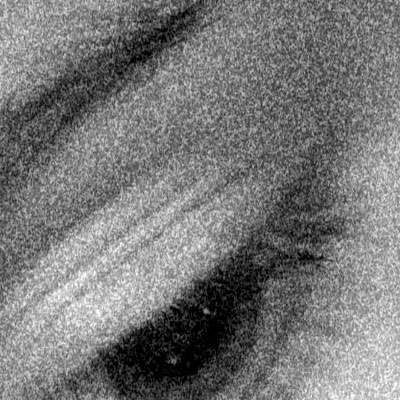
#> input picture Módulo 2/Libs/OpenCV/dados/ruido.jpg, 400 x 400 px
$ python 'ex2 Love.py'
#> lines starting #> are read from the running program, lines starting #| are printed output that depends on the picture
# -*- coding: utf-8 -*-
"""
Created on Thu Feb 17 11:04:52 2022

@author: Leonardo Falango
"""

import cv2
import numpy as np

img = cv2.imread('../dados/ruido.jpg')
#> img is the input picture: shape (400, 400, 3); min 0, max 255, mean 119.1
kernel = np.ones((3,3), np.uint8)
erosao = cv2.erode(img, kernel)
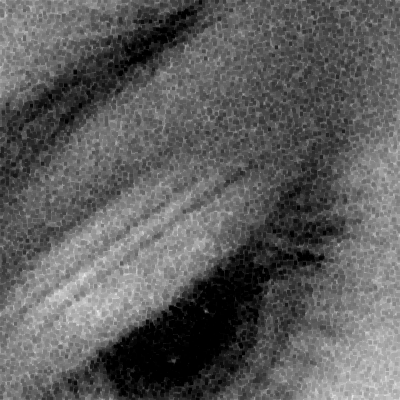
#> erosao: shape (400, 400, 3); min 0, max 237, mean 92.7

cv2.imshow("Erodado", erosao)
cv2.imshow("Original", img)

cv2.waitKey(0) & 0xFF
cv2.destroyAllWindows()

$ run again, with Módulo 2/Libs/OpenCV/dados/Flor.png saved as Módulo 2/Libs/OpenCV/dados/ruido.jpg
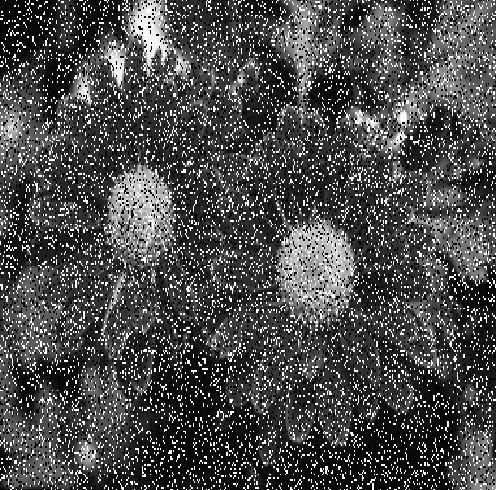
#> input picture Módulo 2/Libs/OpenCV/dados/Flor.png, 497 x 490 px
#> img is the input picture: shape (490, 497, 3); mean B, G, R 75.8, 75.9, 75.9
#> `erosao = cv2.erode(img, kernel)`:
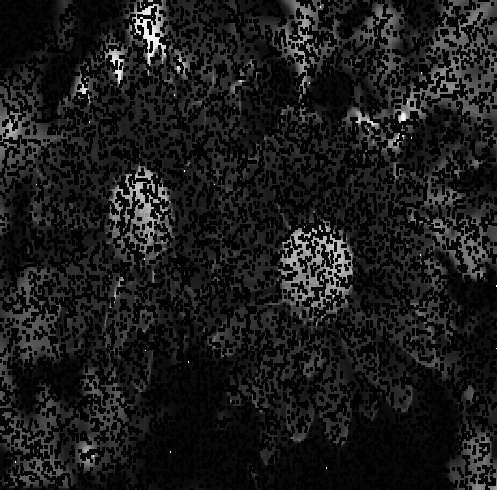
#> erosao: shape (490, 497, 3); mean B, G, R 26, 26, 26
